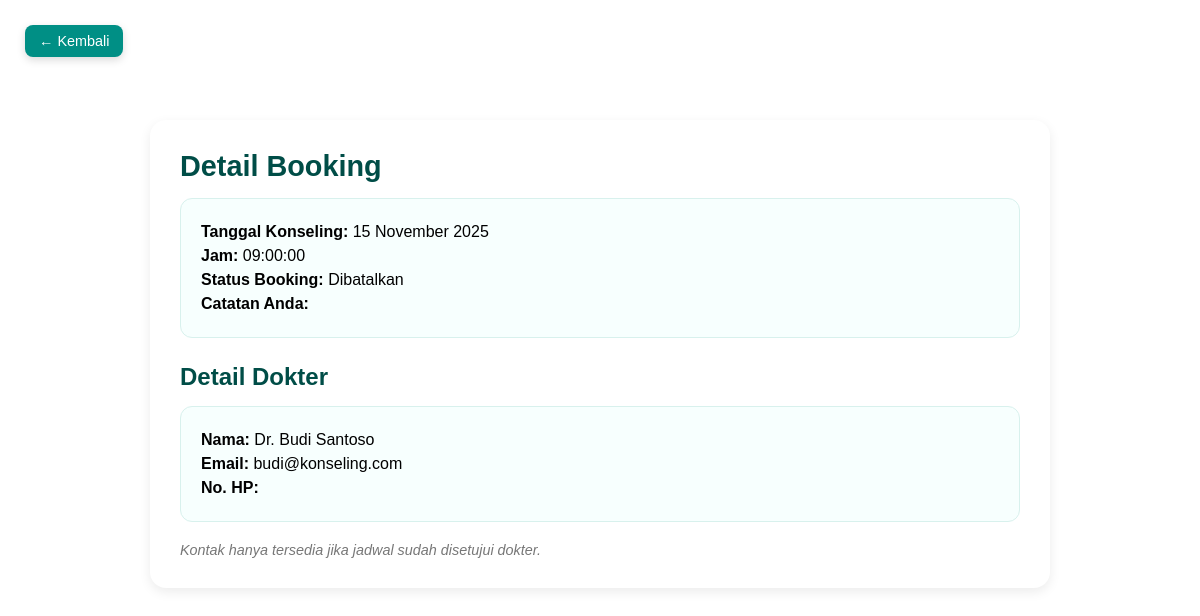
Screenshot of /detail_booking.php?booking_id=9 with the database file from the repository.
### tables this page shows
CREATE TABLE `booking` (
  `booking_id` int(11) NOT NULL,
  `pasien_id` int(11) DEFAULT NULL,
  `dokter_id` int(11) DEFAULT NULL,
  `jadwal_id` int(11) DEFAULT NULL,
  `status` enum('menunggu','disetujui','selesai','dibatalkan') DEFAULT NULL,
  `catatan` text DEFAULT NULL
);

CREATE TABLE `jadwal_dokter` (
  `jadwal_id` int(11) NOT NULL,
  `dokter_id` int(11) DEFAULT NULL,
  `tanggal` date DEFAULT NULL,
  `jam` time DEFAULT NULL,
  `status` enum('tersedia','penuh') DEFAULT 'tersedia'
);

CREATE TABLE `users` (
  `user_id` int(11) NOT NULL,
  `nama` varchar(100) DEFAULT NULL,
  `email` varchar(100) DEFAULT NULL,
  `password` varchar(255) DEFAULT NULL,
  `role` enum('dokter','pasien') DEFAULT NULL,
  `no_hp` varchar(20) DEFAULT NULL
);

### detail_booking.php (the view, shortened to what this page needs)
<?php
include 'connection.php';
$booking_id = intval($_GET['booking_id']);
$sql = "
    SELECT b.booking_id, b.status AS status_booking, b.catatan,
           j.tanggal, j.jam,
           u.user_id AS dokter_id, u.nama AS nama_dokter,
           u.email, u.no_hp
    FROM booking b
    JOIN jadwal_dokter j ON b.jadwal_id = j.jadwal_id
    JOIN users u ON j.dokter_id = u.user_id
    WHERE b.booking_id = '$booking_id'
";
$result = mysqli_query($conn, $sql);
$book = mysqli_fetch_assoc($result);
$status = $book['status_booking'];
?>
<!DOCTYPE html>
<html lang="id">
<head>
    <link rel="stylesheet" href="asset/css/style.css">
</head>
<body>
    <a href="daftar_jadwal.php" class="back-btn">
        &#8592; Kembali
    </a>
    <div class="detail-container">
        <h2 class="detail-title">Detail Booking</h2>
        <div class="detail-section">
            <p><strong>Tanggal Konseling:</strong> <?= date('d F Y', strtotime($book['tanggal'])) ?></p>
            <p><strong>Jam:</strong> <?= $book['jam'] ?></p>
            <p><strong>Status Booking:</strong> <?= ucfirst($book['status_booking']) ?></p>
            <p><strong>Catatan Anda:</strong> <?= $book['catatan'] ?></p>
        </div>
        <h3 class="detail-title" style="font-size:1.5rem;margin-top:25px;">Detail Dokter</h3>
        <div class="detail-section">
            <p><strong>Nama:</strong> <?= $book['nama_dokter'] ?></p>
            <p><strong>Email:</strong> <?= $book['email'] ?></p>
            <p><strong>No. HP:</strong> <?= $book['no_hp'] ?></p>
        </div>
        <?php if ($status == 'disetujui'): ?>
            <h3 class="detail-title" style="font-size:1.5rem;margin-top:25px;">Konsultasi</h3>
            <a class="btn-green"
                href="https://wa.me/<?= $book['no_hp'] ?>?text=Halo%20Dokter%20<?= urlencode($book['nama_dokter']) ?>..."
                target="_blank">
                Chat WhatsApp
            </a>
            <a class="btn-blue"
                href="mailto:<?= $book['email'] ?>?subject=Konsultasi%20Konseling">
                Kirim Email
            </a>
        <?php else: ?>
            <p class="info-note">Kontak hanya tersedia jika jadwal sudah disetujui dokter.</p>
        <?php endif; ?>
    </div>
</body>
</html>

### asset/css/style.css (style rules this page uses)
* { margin: 0; padding: 0; box-sizing: border-box; font-family: "Poppins", sans-serif; }
.detail-container { max-width: 900px; margin: 120px auto 50px; padding: 30px; background: #ffffff; border-radius: 16px; box-shadow: 0 4px 12px rgba(0, 0, 0, 0.08); }
.detail-title { font-size: 1.8rem; font-weight: 600; color: #004d47; margin-bottom: 15px; }
.detail-section { background: #f7fffe; padding: 18px 20px; border-radius: 12px; border: 1px solid #d8f1ed; margin-bottom: 20px; }
.detail-section p { margin: 6px 0; font-size: 1rem; }
.info-note { font-size: 0.9rem; color: #777; font-style: italic; }
.back-btn { position: absolute; top: 25px; left: 25px; background: #008f85; color: white; padding: 8px 14px; border-radius: 8px; text-decoration: none; font-size: 0.9rem; transition: 0.3s; box-shadow: 0 3px 8px rgba(0, 0, 0, 0.15); }

### rows the page displays
booking: jadwal.tanggal "15 November 2025", jadwal.jam "09:00:00", status "Dibatalkan", dokter.nama "Dr. Budi Santoso", dokter.email "budi@konseling.com"
